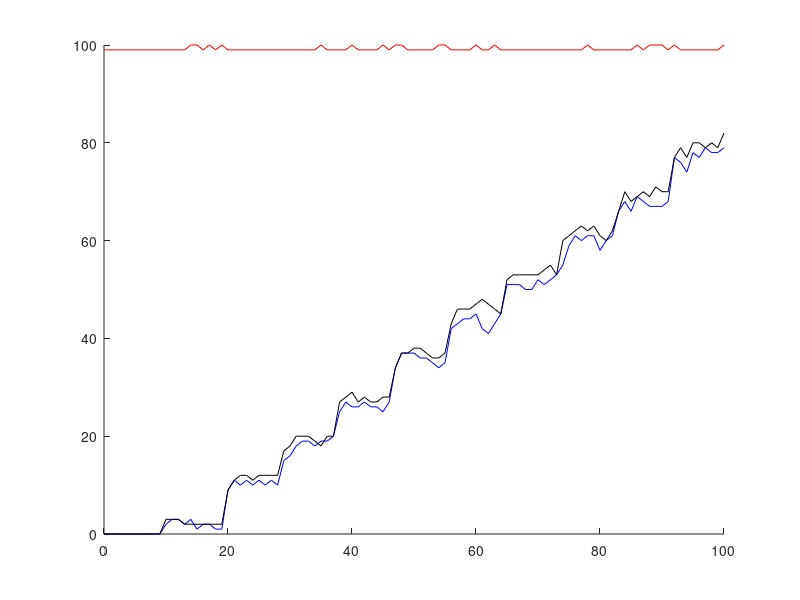

The MATLAB script that drew this image:
data = [99, 99, 0, 0
201, 99, 0, 0
302, 99, 0, 0
403, 99, 0, 0
504, 99, 0, 0
605, 99, 0, 0
707, 99, 0, 0
809, 99, 0, 0
911, 99, 0, 0
1013, 99, 0, 0
99, 99, 2, 3
200, 99, 3, 3
302, 99, 3, 3
405, 99, 2, 2
508, 100, 3, 2
610, 100, 1, 2
711, 99, 2, 2
814, 100, 2, 2
915, 99, 1, 2
1018, 100, 1, 2
201, 99, 9, 9
303, 99, 11, 11
405, 99, 10, 12
507, 99, 11, 12
609, 99, 10, 11
711, 99, 11, 12
813, 99, 10, 12
915, 99, 11, 12
1019, 99, 10, 12
201, 99, 15, 17
303, 99, 16, 18
405, 99, 18, 20
507, 99, 19, 20
609, 99, 19, 20
711, 99, 18, 19
814, 100, 19, 18
915, 99, 19, 20
1017, 99, 20, 20
201, 99, 25, 27
303, 99, 27, 28
406, 100, 26, 29
507, 99, 26, 27
609, 99, 27, 28
711, 99, 26, 27
813, 99, 26, 27
918, 100, 25, 28
1019, 99, 27, 28
202, 100, 34, 34
304, 100, 37, 37
405, 99, 37, 37
507, 99, 37, 38
610, 99, 36, 38
712, 99, 36, 37
814, 99, 35, 36
917, 100, 34, 36
1019, 100, 35, 37
203, 99, 42, 43
305, 99, 43, 46
407, 99, 44, 46
509, 99, 44, 46
612, 100, 45, 47
715, 99, 42, 48
817, 99, 41, 47
920, 100, 43, 46
1021, 99, 45, 45
203, 99, 51, 52
305, 99, 51, 53
407, 99, 51, 53
509, 99, 50, 53
613, 99, 50, 53
715, 99, 52, 53
817, 99, 51, 54
919, 99, 52, 55
1023, 99, 53, 53
201, 99, 55, 60
303, 99, 59, 61
407, 99, 61, 62
509, 99, 60, 63
612, 100, 61, 62
715, 99, 61, 63
817, 99, 58, 61
919, 99, 60, 60
1021, 99, 61, 62
201, 99, 66, 66
303, 99, 68, 70
407, 99, 66, 68
510, 100, 69, 69
611, 99, 68, 70
716, 100, 67, 69
818, 100, 67, 71
920, 100, 67, 70
1023, 99, 68, 70
202, 100, 77, 77
305, 99, 76, 79
407, 99, 74, 77
509, 99, 78, 80
613, 99, 77, 80
715, 99, 79, 79
817, 99, 78, 80
921, 99, 78, 79
1024, 100, 79, 82];

hold on
t=0:1:(size(data)-1);
plot(t,data(:,2)','r')
plot(t,data(:,3)','b')
plot(t,data(:,4)','k')
